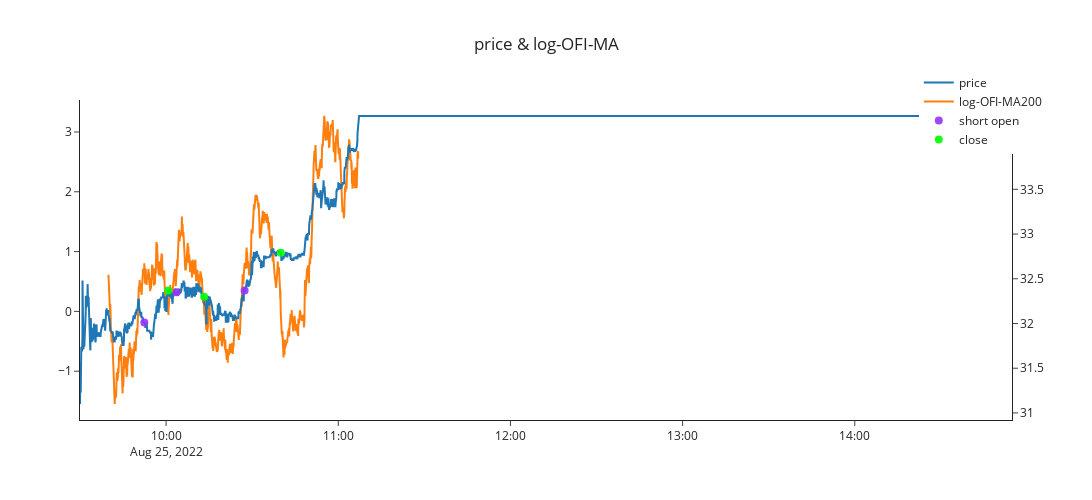
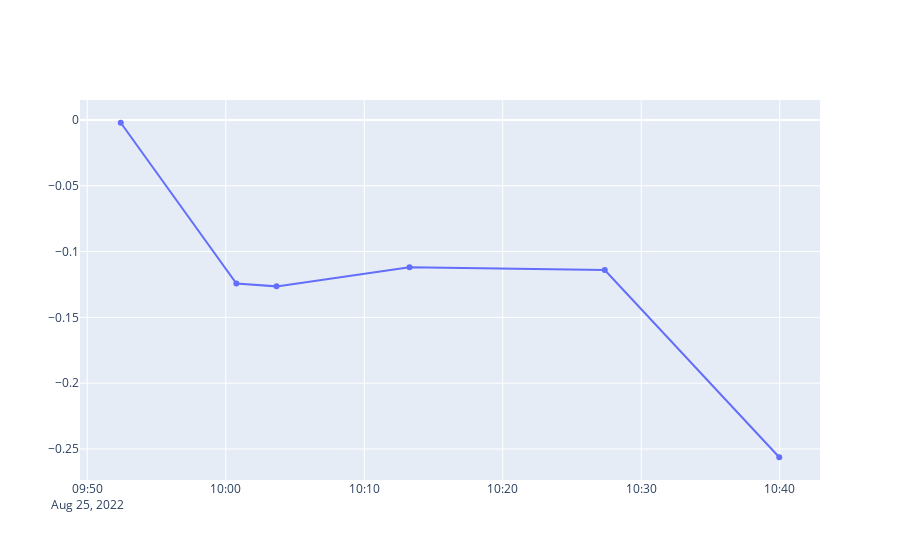

The notebook cell saved with these charts, in order:
### Markdown cell above
# position analysis

### Code cell
'''
rgba颜色对照表
https://wenku.baidu.com/view/41c91c5b24284b73f242336c1eb91a37f0113257.html
plotly绘制散点图
https://www.yisu.com/zixun/168081.html
'''
import plotly.graph_objects as go

date_plot = '20220825'
start_date = date_plot
end_date = date_plot
start_date_formatted = start_date[:4] + '-' + start_date[4:6] + '-' + start_date[6:]
end_date_formatted = end_date[:4] + '-' + end_date[4:6] + '-' + end_date[6:]

df_trade = df_trade_dic[date_plot]
df_trade_long = df_trade[df_trade['pos']==1]
df_trade_short = df_trade[df_trade['pos']==-1]
df_trade_close = df_trade[df_trade['pos']==0]


df_signal = df_trade_dic[date_plot]

df_signal = df_position_dic[date_plot]


x_values = df_signal.reset_index()['index'].apply(str)
# x_values = [i for i in range(len(df_signal))]
trace1 = go.Scatter(
    x=x_values,
    y=df_signal['price'].loc[f'{start_date_formatted} 09:30:00':f'{end_date_formatted} 14:55:00'],
    name='price',
    xaxis='x', 
    yaxis='y2',#标明设置一个不同于trace1的一个坐标轴
    mode = 'lines'
)

trace2 = go.Scatter(
    x=x_values,
    y=df_signal['log-OFI-MA200'].loc[f'{start_date_formatted} 09:30:00':f'{end_date_formatted} 14:55:00'],
    name='log-OFI-MA200',
    mode = 'lines'
)


trace_long = go.Scatter(
    x = df_trade_long.index,
    y = df_trade_long['price'],
    xaxis='x', 
    yaxis='y2',#标明设置一个不同于trace1的一个坐标轴
    name = 'long open',
    mode = 'markers',
    marker = dict(
    size = 8, # 设置点的宽度
    color = 'rgba(227, 23, 13, .9)'), #红色
    )

trace_short = go.Scatter(
    x = df_trade_short.index,
    y = df_trade_short['price'],
    xaxis='x', 
    yaxis='y2',#标明设置一个不同于trace1的一个坐标轴
    name = 'short open',
    mode = 'markers',
    marker = dict(
    size =8, # 设置点的宽度
    color = 'rgba(151, 51, 250, .9)'), #紫色
    )

trace_close = go.Scatter(
    x = df_trade_close.index,
    y = df_trade_close['price'],
    xaxis='x', 
    yaxis='y2',#标明设置一个不同于trace1的一个坐标轴
    name = 'close',
    mode = 'markers',
    marker = dict(
    size = 8, # 设置点的宽度
    color = 'rgba(0, 255, 0, .9)'), #绿色
    )

data = [trace1,trace2,trace_long,trace_short,trace_close]
layout = go.Layout({"template": 'simple_white',
                   "title":{"text": 'price & log-OFI-MA', "x": 0.5}, 
                   "xaxis":{"title": {"text": None}, "tickformat": ''},
                   "yaxis":{"title": {"text": ""}},
                   "yaxis2": {'anchor': 'x', "overlaying": 'y', "side": 'right'}, #设置坐标轴的格式，一般次坐标轴在右侧
                   "legend":{"title": {"text": ""}, "x": 0.9, "y": 1.1},
                   "width": 1200,
                   "height": 500})
 
fig = go.Figure(data=data, layout=layout)
fig.show()

df_trade['net value'] = df_trade['asset value'] + df_trade['cash']
x_values = df_trade['net value'].index
# x_values = [i for i in range(len(df_trade))]

fig = go.Figure(data=[
    go.Scatter(name='net value', x=x_values, y=df_trade['net value']),
],
)
fig.show()

### Figure 1 — Plotly figure (JSON) as saved in the notebook; plotly's stock layout.template omitted (floating-point values rounded to 4 significant figures; data arrays with more than 128 entries replaced by an {"elided": "..."} marker saying what was removed)
{"data": [{"mode": "lines", "name": "price", "type": "scatter", "x": {"elided": "2955 str values"}, "xaxis": "x", "y": {"elided": "2955 float values"}, "yaxis": "y2"}, {"mode": "lines", "name": "log-OFI-MA200", "type": "scatter", "x": {"elided": "2955 str values"}, "y": {"elided": "2955 float values"}}, {"marker": {"color": "rgba(227, 23, 13, .9)", "size": 8}, "mode": "markers", "name": "long open", "type": "scatter", "x": [], "xaxis": "x", "y": [], "yaxis": "y2"}, {"marker": {"color": "rgba(151, 51, 250, .9)", "size": 8}, "mode": "markers", "name": "short open", "type": "scatter", "x": ["2022-08-25T09:52:25", "2022-08-25T10:03:40", "2022-08-25T10:27:22"], "xaxis": "x", "y": [32.01, 32.35, 32.37], "yaxis": "y2"}, {"marker": {"color": "rgba(0, 255, 0, .9)", "size": 8}, "mode": "markers", "name": "close", "type": "scatter", "x": ["2022-08-25T10:00:46", "2022-08-25T10:13:16", "2022-08-25T10:39:58"], "xaxis": "x", "y": [32.37, 32.3, 32.79], "yaxis": "y2"}], "layout": {"height": 500, "legend": {"title": {"text": ""}, "x": 0.9, "y": 1.1}, "title": {"text": "price & log-OFI-MA", "x": 0.5}, "width": 1200, "xaxis": {"tickformat": ""}, "yaxis": {"title": {"text": ""}}, "yaxis2": {"anchor": "x", "overlaying": "y", "side": "right"}}}

### Figure 2 — Plotly figure (JSON) as saved in the notebook; plotly's stock layout.template omitted (floating-point values rounded to 4 significant figures)
{"data": [{"name": "net value", "type": "scatter", "x": ["2022-08-25T09:52:25", "2022-08-25T10:00:46", "2022-08-25T10:03:40", "2022-08-25T10:13:16", "2022-08-25T10:27:22", "2022-08-25T10:39:58"], "y": [-0.002134, -0.1243, -0.1264, -0.1119, -0.1141, -0.2563]}], "layout": {}}
